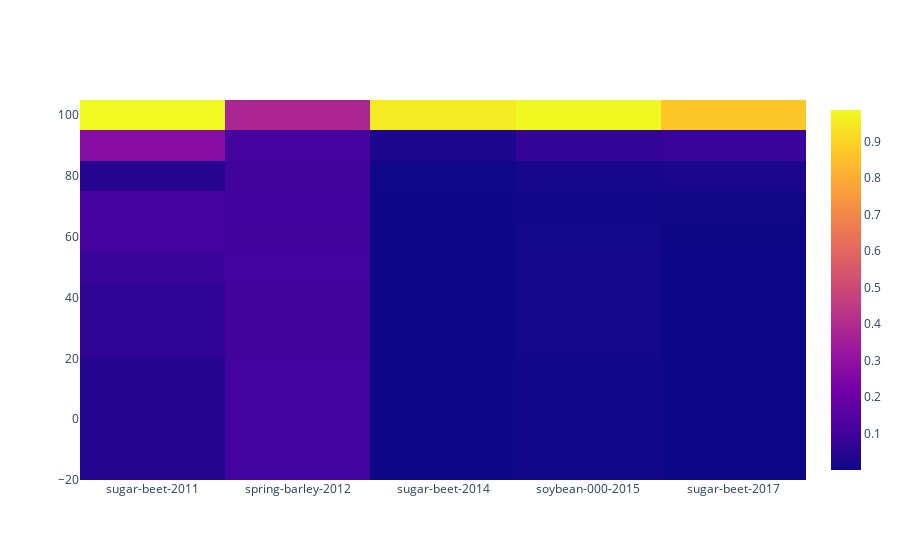

Notebook code cell kept with this figure:
### Code cell
fig = go.Figure(go.Heatmap(
        z=new_df_BD,
        x=new_df_BD.columns,
        y=skala_depth))
# fig.update_yaxes(autorange='reversed')
fig.show()

### Figure 1 — Plotly figure (JSON) as saved in the notebook; plotly's stock layout.template omitted (floating-point values rounded to 4 significant figures)
{"data": [{"type": "heatmap", "x": ["sugar-beet-2011", "spring-barley-2012", "sugar-beet-2014", "soybean-000-2015", "sugar-beet-2017"], "y": [0, 40, 50, 60, 70, 80, 90, 100], "z": [[0.04593, 0.1032, 0.000906, 0.01179, 0.000488], [0.06716, 0.1026, 0.001121, 0.01407, 0.000394], [0.08227, 0.1031, 0.001198, 0.01457, 0.000431], [0.1118, 0.1025, 0.000963, 0.01236, 0.001553], [0.1101, 0.1006, 0.000562, 0.006362, 0.007137], [0.04809, 0.1029, 0.00339, 0.01757, 0.02722], [0.2727, 0.1053, 0.0313, 0.07505, 0.08506], [0.9858, 0.3772, 0.9524, 0.9833, 0.8663]]}], "layout": {}}
